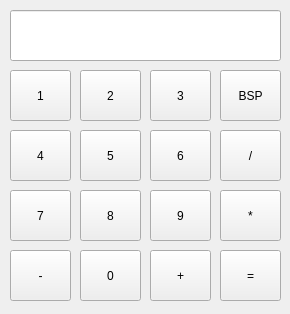
<?xml version="1.0" encoding="UTF-8"?>
<ui version="4.0">
 <class>Calculator</class>
 <widget class="QMainWindow" name="Calculator">
  <property name="geometry">
   <rect>
    <x>0</x>
    <y>0</y>
    <width>290</width>
    <height>314</height>
   </rect>
  </property>
  <property name="windowTitle">
   <string>Calculator</string>
  </property>
  <widget class="QWidget" name="centralWidget">
   <widget class="QLineEdit" name="linCalc">
    <property name="geometry">
     <rect>
      <x>10</x>
      <y>10</y>
      <width>271</width>
      <height>51</height>
     </rect>
    </property>
    <property name="readOnly">
     <bool>true</bool>
    </property>
   </widget>
   <widget class="QPushButton" name="btnOne">
    <property name="geometry">
     <rect>
      <x>10</x>
      <y>70</y>
      <width>61</width>
      <height>51</height>
     </rect>
    </property>
    <property name="text">
     <string>1</string>
    </property>
   </widget>
   <widget class="QPushButton" name="btnTwo">
    <property name="geometry">
     <rect>
      <x>80</x>
      <y>70</y>
      <width>61</width>
      <height>51</height>
     </rect>
    </property>
    <property name="text">
     <string>2</string>
    </property>
   </widget>
   <widget class="QPushButton" name="btnThree">
    <property name="geometry">
     <rect>
      <x>150</x>
      <y>70</y>
      <width>61</width>
      <height>51</height>
     </rect>
    </property>
    <property name="text">
     <string>3</string>
    </property>
   </widget>
   <widget class="QPushButton" name="btnFour">
    <property name="geometry">
     <rect>
      <x>10</x>
      <y>130</y>
      <width>61</width>
      <height>51</height>
     </rect>
    </property>
    <property name="text">
     <string>4</string>
    </property>
   </widget>
   <widget class="QPushButton" name="btnFive">
    <property name="geometry">
     <rect>
      <x>80</x>
      <y>130</y>
      <width>61</width>
      <height>51</height>
     </rect>
    </property>
    <property name="text">
     <string>5</string>
    </property>
   </widget>
   <widget class="QPushButton" name="btnSeven">
    <property name="geometry">
     <rect>
      <x>10</x>
      <y>190</y>
      <width>61</width>
      <height>51</height>
     </rect>
    </property>
    <property name="text">
     <string>7</string>
    </property>
   </widget>
   <widget class="QPushButton" name="btnSix">
    <property name="geometry">
     <rect>
      <x>150</x>
      <y>130</y>
      <width>61</width>
      <height>51</height>
     </rect>
    </property>
    <property name="text">
     <string>6</string>
    </property>
   </widget>
   <widget class="QPushButton" name="btnEight">
    <property name="geometry">
     <rect>
      <x>80</x>
      <y>190</y>
      <width>61</width>
      <height>51</height>
     </rect>
    </property>
    <property name="text">
     <string>8</string>
    </property>
   </widget>
   <widget class="QPushButton" name="btnNine">
    <property name="geometry">
     <rect>
      <x>150</x>
      <y>190</y>
      <width>61</width>
      <height>51</height>
     </rect>
    </property>
    <property name="text">
     <string>9</string>
    </property>
   </widget>
   <widget class="QPushButton" name="btnMultiply">
    <property name="geometry">
     <rect>
      <x>220</x>
      <y>190</y>
      <width>61</width>
      <height>51</height>
     </rect>
    </property>
    <property name="text">
     <string>*</string>
    </property>
   </widget>
   <widget class="QPushButton" name="btnDivide">
    <property name="geometry">
     <rect>
      <x>220</x>
      <y>130</y>
      <width>61</width>
      <height>51</height>
     </rect>
    </property>
    <property name="text">
     <string>/</string>
    </property>
   </widget>
   <widget class="QPushButton" name="btnBackspace">
    <property name="geometry">
     <rect>
      <x>220</x>
      <y>70</y>
      <width>61</width>
      <height>51</height>
     </rect>
    </property>
    <property name="text">
     <string>BSP</string>
    </property>
   </widget>
   <widget class="QPushButton" name="btnMinus">
    <property name="geometry">
     <rect>
      <x>10</x>
      <y>250</y>
      <width>61</width>
      <height>51</height>
     </rect>
    </property>
    <property name="text">
     <string>-</string>
    </property>
   </widget>
   <widget class="QPushButton" name="btnZero">
    <property name="geometry">
     <rect>
      <x>80</x>
      <y>250</y>
      <width>61</width>
      <height>51</height>
     </rect>
    </property>
    <property name="text">
     <string>0</string>
    </property>
   </widget>
   <widget class="QPushButton" name="btnPlus">
    <property name="geometry">
     <rect>
      <x>150</x>
      <y>250</y>
      <width>61</width>
      <height>51</height>
     </rect>
    </property>
    <property name="text">
     <string>+</string>
    </property>
   </widget>
   <widget class="QPushButton" name="btnEquals">
    <property name="geometry">
     <rect>
      <x>220</x>
      <y>250</y>
      <width>61</width>
      <height>51</height>
     </rect>
    </property>
    <property name="text">
     <string>=</string>
    </property>
   </widget>
  </widget>
 </widget>
 <layoutdefault spacing="6" margin="11"/>
 <resources/>
 <connections/>
</ui>
